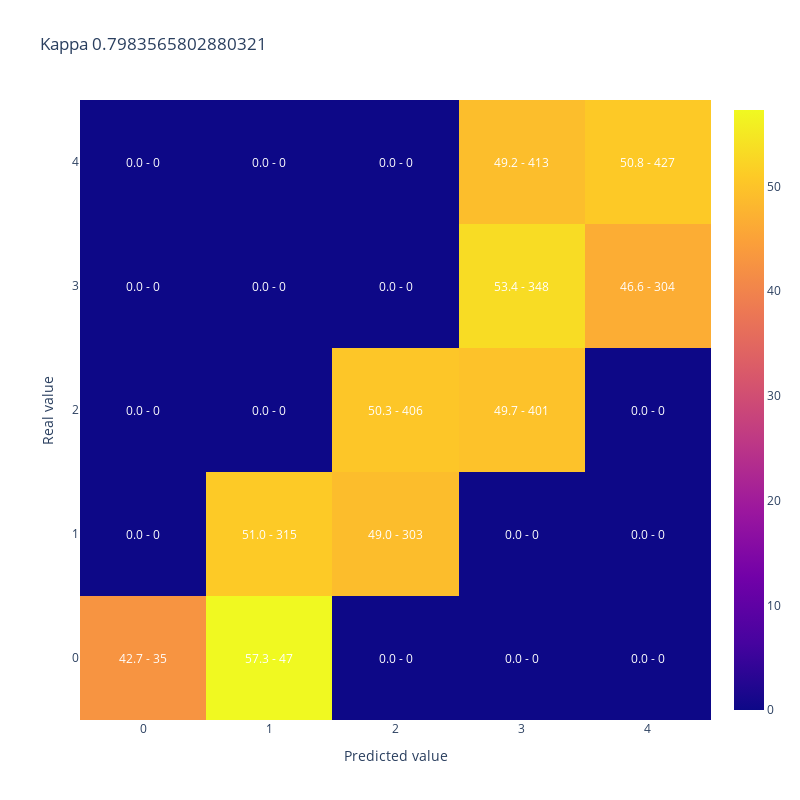

Here is the notebook cell this chart was saved with:
### Code cell
#A modo de ejemplo muestro kappa y matriz de confusion para 50% de aciertos donde los errores quedan cerca de la clase correcta
y_simulado_cerca = [y_test.iloc[sample] if random_list[sample]<50/100 else y_cerca[sample] for sample in range(len(y_test))]

display(plot_confusion_matrix(y_test,y_simulado_cerca, 
                              title = "Kappa " + str(cohen_kappa_score(y_test,y_simulado_cerca, weights = 'quadratic'))))

### Figure 1 — Plotly figure (JSON) as saved in the notebook; plotly's stock layout.template omitted (floating-point values rounded to 4 significant figures)
{"data": [{"type": "heatmap", "x": [0, 1, 2, 3, 4], "y": [0, 1, 2, 3, 4], "z": [[42.68, 57.32, 0.0, 0.0, 0.0], [0.0, 50.97, 49.03, 0.0, 0.0], [0.0, 0.0, 50.31, 49.69, 0.0], [0.0, 0.0, 0.0, 53.37, 46.63], [0.0, 0.0, 0.0, 49.17, 50.83]]}], "layout": {"annotations": [{"font": {"color": "white"}, "showarrow": false, "text": "42.7 - 35", "x": 0, "xref": "x", "y": 0, "yref": "y"}, {"font": {"color": "white"}, "showarrow": false, "text": "57.3 - 47", "x": 1, "xref": "x", "y": 0, "yref": "y"}, {"font": {"color": "white"}, "showarrow": false, "text": "0.0 - 0", "x": 2, "xref": "x", "y": 0, "yref": "y"}, {"font": {"color": "white"}, "showarrow": false, "text": "0.0 - 0", "x": 3, "xref": "x", "y": 0, "yref": "y"}, {"font": {"color": "white"}, "showarrow": false, "text": "0.0 - 0", "x": 4, "xref": "x", "y": 0, "yref": "y"}, {"font": {"color": "white"}, "showarrow": false, "text": "0.0 - 0", "x": 0, "xref": "x", "y": 1, "yref": "y"}, {"font": {"color": "white"}, "showarrow": false, "text": "51.0 - 315", "x": 1, "xref": "x", "y": 1, "yref": "y"}, {"font": {"color": "white"}, "showarrow": false, "text": "49.0 - 303", "x": 2, "xref": "x", "y": 1, "yref": "y"}, {"font": {"color": "white"}, "showarrow": false, "text": "0.0 - 0", "x": 3, "xref": "x", "y": 1, "yref": "y"}, {"font": {"color": "white"}, "showarrow": false, "text": "0.0 - 0", "x": 4, "xref": "x", "y": 1, "yref": "y"}, {"font": {"color": "white"}, "showarrow": false, "text": "0.0 - 0", "x": 0, "xref": "x", "y": 2, "yref": "y"}, {"font": {"color": "white"}, "showarrow": false, "text": "0.0 - 0", "x": 1, "xref": "x", "y": 2, "yref": "y"}, {"font": {"color": "white"}, "showarrow": false, "text": "50.3 - 406", "x": 2, "xref": "x", "y": 2, "yref": "y"}, {"font": {"color": "white"}, "showarrow": false, "text": "49.7 - 401", "x": 3, "xref": "x", "y": 2, "yref": "y"}, {"font": {"color": "white"}, "showarrow": false, "text": "0.0 - 0", "x": 4, "xref": "x", "y": 2, "yref": "y"}, {"font": {"color": "white"}, "showarrow": false, "text": "0.0 - 0", "x": 0, "xref": "x", "y": 3, "yref": "y"}, {"font": {"color": "white"}, "showarrow": false, "text": "0.0 - 0", "x": 1, "xref": "x", "y": 3, "yref": "y"}, {"font": {"color": "white"}, "showarrow": false, "text": "0.0 - 0", "x": 2, "xref": "x", "y": 3, "yref": "y"}, {"font": {"color": "white"}, "showarrow": false, "text": "53.4 - 348", "x": 3, "xref": "x", "y": 3, "yref": "y"}, {"font": {"color": "white"}, "showarrow": false, "text": "46.6 - 304", "x": 4, "xref": "x", "y": 3, "yref": "y"}, {"font": {"color": "white"}, "showarrow": false, "text": "0.0 - 0", "x": 0, "xref": "x", "y": 4, "yref": "y"}, {"font": {"color": "white"}, "showarrow": false, "text": "0.0 - 0", "x": 1, "xref": "x", "y": 4, "yref": "y"}, {"font": {"color": "white"}, "showarrow": false, "text": "0.0 - 0", "x": 2, "xref": "x", "y": 4, "yref": "y"}, {"font": {"color": "white"}, "showarrow": false, "text": "49.2 - 413", "x": 3, "xref": "x", "y": 4, "yref": "y"}, {"font": {"color": "white"}, "showarrow": false, "text": "50.8 - 427", "x": 4, "xref": "x", "y": 4, "yref": "y"}], "height": 800, "title": {"text": "Kappa 0.7983565802880321"}, "width": 800, "xaxis": {"title": {"text": "Predicted value"}}, "yaxis": {"title": {"text": "Real value"}}}}
